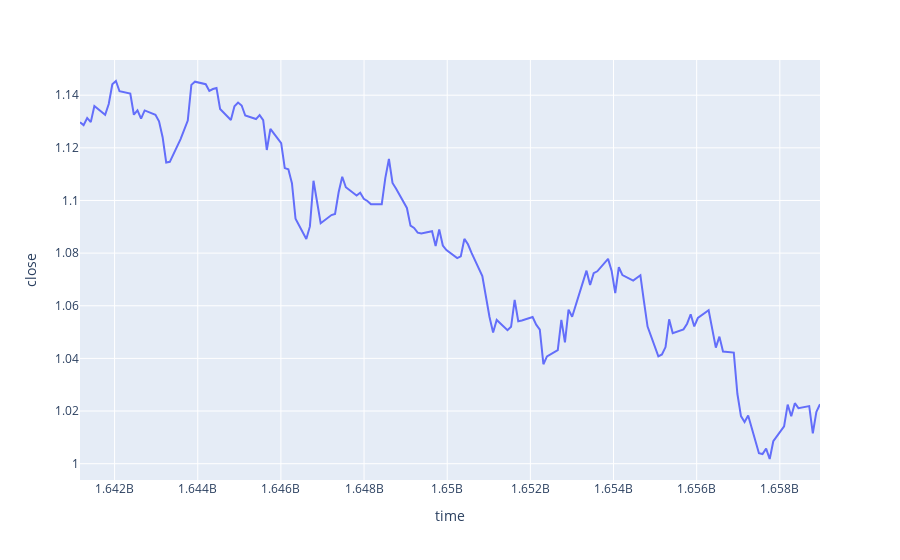

Notebook code for this chart:
### Code cell
fig = px.line(data1, x=data1['time'], y = data1['close'])
fig.show()

### Figure 1 — Plotly figure (JSON) as saved in the notebook; plotly's stock layout.template omitted (floating-point values rounded to 4 significant figures; data arrays with more than 128 entries replaced by an {"elided": "..."} marker saying what was removed)
{"data": [{"hovertemplate": "time=%{x}<br>close=%{y}<extra></extra>", "legendgroup": "", "line": {"color": "#636efa", "dash": "solid"}, "marker": {"symbol": "circle"}, "mode": "lines", "name": "", "orientation": "v", "showlegend": false, "type": "scatter", "x": {"elided": "149 int values"}, "xaxis": "x", "y": {"elided": "149 float values"}, "yaxis": "y"}], "layout": {"legend": {"tracegroupgap": 0}, "margin": {"t": 60}, "xaxis": {"anchor": "y", "domain": [0, 1], "title": {"text": "time"}}, "yaxis": {"anchor": "x", "domain": [0, 1], "title": {"text": "close"}}}}
